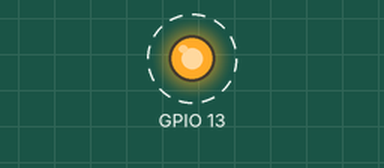
This sketch was run on a simulated ESP8266 (NodeMCU). Shown: output pins drawn as LEDs (lit = HIGH). Dashed ring = blinking. WiFi joins after 1.5 s; servers stay silent unless stated; what the sketch prints to the serial monitor is not drawn.

Above: at 1.65 s.
Timing chart, 0 to 4.5 s (numbered marks = the images above):
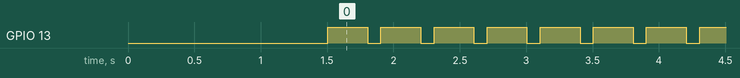

Measured:
- by itself, GPIO 13: alternates HIGH for 0.30 s and LOW for 0.10 s

The sketch:

WebUpdaterLEDBlink.ino
```cpp
/*
  To upload through terminal you can use: curl -F "image=@firmware.bin" esp8266-webupdate.local/update
*/

#include <ESP8266WiFi.h>
#include <WiFiClient.h>
#include <ESP8266WebServer.h>
#include <ESP8266mDNS.h>
#include <ESP8266HTTPUpdateServer.h>

const char* host = "esp8266-webupdate";
const char* ssid = "bacteria";
const char* password = "contaminado";

ESP8266WebServer httpServer(80);
ESP8266HTTPUpdateServer httpUpdater;

void setup(void){

  Serial.begin(115200);
  Serial.println();
  Serial.println("Booting Sketch...");
  WiFi.mode(WIFI_AP_STA);
  WiFi.begin(ssid, password);

  while(WiFi.waitForConnectResult() != WL_CONNECTED){
    WiFi.begin(ssid, password);
    Serial.println("WiFi failed, retrying.");
  }

  MDNS.begin(host);

  httpUpdater.setup(&httpServer);
  httpServer.begin();

  MDNS.addService("http", "tcp", 80);
  Serial.printf("HTTPUpdateServer ready! Open http://%s.local/update in your browser\n", host);

    // initialize digital pin 13 as an output.
  pinMode(13, OUTPUT);
}

void loop(void){
  httpServer.handleClient();
  digitalWrite(13, HIGH);   // turn the LED on (HIGH is the voltage level)
  delay(300);              // wait for a second
  digitalWrite(13, LOW);    // turn the LED off by making the voltage LOW
  delay(100);              // wait for a second
}
```
